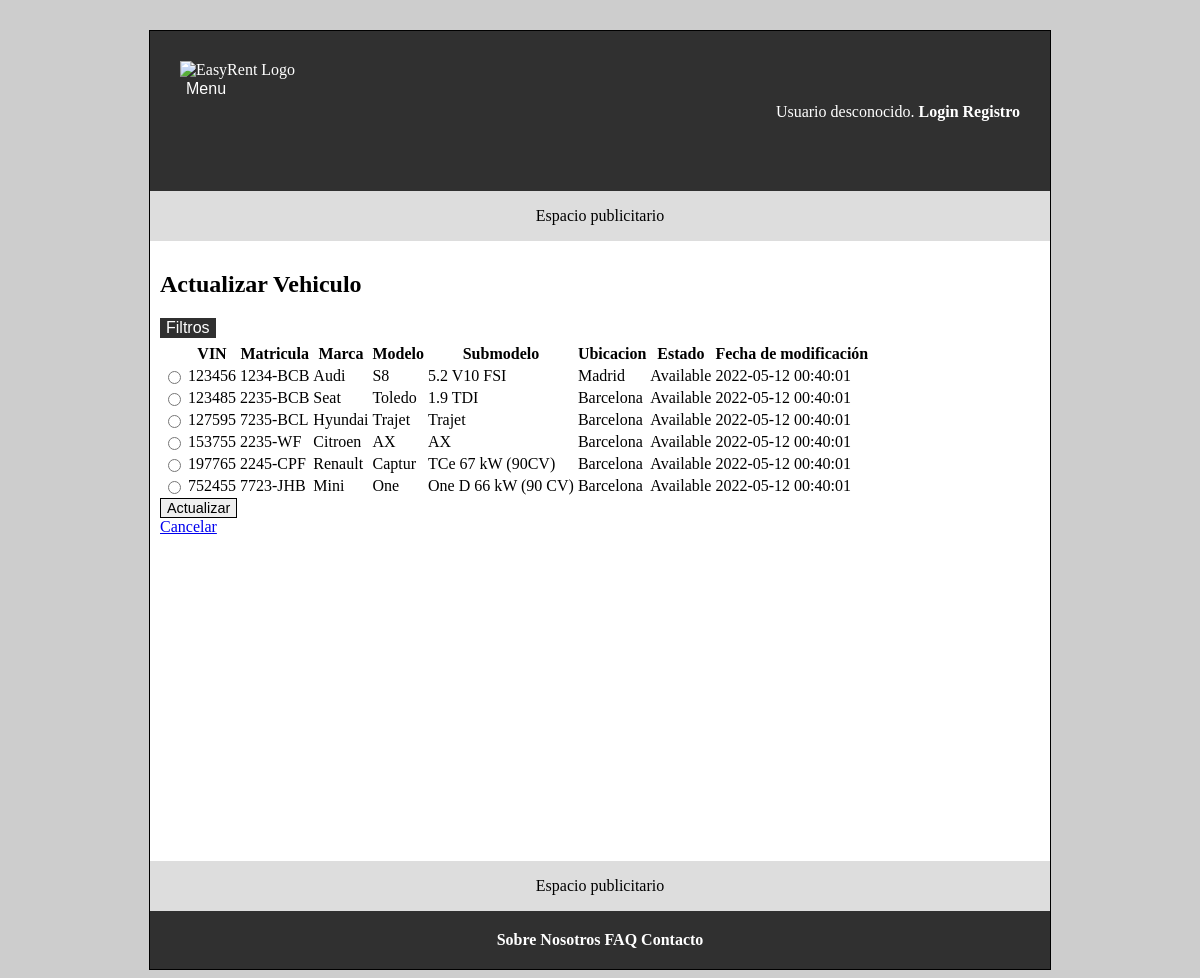
The page /actualizarVehiculo.php on the database its author committed.
### tables this page shows
create table
  Vehicle (
    vin bigint primary key,
    licensePlate varchar(10) not null,
    model bigint unsigned,
    location varchar(40),
    state enum ('Available', 'Unavailable', 'Reserved') default 'Available',
    fecha TIMESTAMP DEFAULT CURRENT_TIMESTAMP  ON UPDATE CURRENT_TIMESTAMP,
    foreign key (model) references Model(m_id) ON DELETE RESTRICT,
    check (vin regexp '^[0-9]{6}$'),
    check (licensePlate regexp '^[0-9]{4}-(?!.*(LL|CH))[BCDFGHJKLMNPRSTVWXYZ]{1,3}$')

  );

create table
  Model (
    m_id serial primary key,
    brand varchar(40),
    model varchar(40),
    submodel varchar(40) unique not null,
    gearbox enum('Manual', 'Automatic', 'Semi-automatic', 'Duplex'),
    category enum('Coupe', 'Pickup', 'Roadster', 'Sedan', 'Small-car', 'Suv', 'Van'),
    fuelType enum ('Diesel', 'Electric-hybrid', 'Electric', 'Petrol', 'Plug-in-hybrid') not null,
    seatCount tinyint not null,
    vehicleImg bigint unsigned,
    fecha TIMESTAMP DEFAULT CURRENT_TIMESTAMP  ON UPDATE CURRENT_TIMESTAMP,
    foreign key (vehicleImg) references Image(img_id),
    check (seatCount regexp '^[2-9]{1}$')
  );

### includes/service/lists/VehicleList.php (called while the page is built, shortened)
<?php
class VehicleList
{
    private $array;
    public function __construct($array = array())
    {
        $this->array = $array;
    }
    public function getArray()
    {
        return $this->array;
    }
    public function setArray($array)
    {
        $this->array = $array;
    }
}

### includes/persistance/entity/Vehicle.php (called while the page is built, shortened)
<?php
class Vehicle
{
    private $vin;
    private $licensePlate;
    private $model;
    private $location;
    private $state;
    private $timeStamp;
    public function __construct($vin, $licensePlate, $model, $location, $state = 'available', $timeStamp = null)
    {
        $this->vin = $vin;
        $this->licensePlate = $licensePlate;
        $this->model = $model;
        $this->location = $location;
        $this->state = $state;
        $this->timeStamp = $timeStamp;
    }
    public function getVin()
    {
        return $this->vin;
    }
    public function getLicensePlate()
    {
        return $this->licensePlate;
    }
    public function getModel()
    {
        return $this->model;
    }
    public function getLocation()
    {
        return $this->location;
    }
    public function getState()
    {
        return $this->state;
    }
    public function getTimeStamp()
    {
        return $this->timeStamp;
    }
}

### includes/persistance/repository/MysqlConnector.php (called while the page is built, shortened)
<?php
class MysqlConnector implements DatabaseConnection {
    private static $instance;
    private $mysqli;
    private function __construct()
    {
        $this->mysqli = null;
    }
    public static function getInstance()
    {
        if (self::$instance === null)
            self::$instance = new self;
        return self::$instance;
    }
    public function getConnection()
    {
        if ($this->mysqli == null) {
            $mysqli = new mysqli(BD_HOST, BD_USER, BD_PASS, BD_NAME, BD_PORT);
            $this->mysqli = $mysqli;
        }
        return $this->mysqli;
    }
    public function query($sql) {
        return $this->getConnection()->query($sql);
    }
    public function prepare($sql) {
        return self::getInstance()->getConnection()->prepare($sql);
    }
}

### includes/persistance/repository/MysqlVehicleRepository.php (called while the page is built, shortened)
<?php
class MysqlVehicleRepository extends AbstractMysqlRepository {
    public function findAll() : array
    {
        $vehicles = [];
        $sql = sprintf("select * from Vehicle");
        $stmt = $this->db->prepare($sql);
        $stmt->execute();
        $result = $stmt->get_result();
        while ($row = $result->fetch_assoc()) {
            $vehicle = new Vehicle($row['vin'], $row['licensePlate'], $row['model'], $row['location'], $row['state'], $row['fecha']);
            $vehicles[] = $vehicle;
        }
        return $vehicles;
    }
}

### includes/service/VehicleService.php (called while the page is built, shortened)
<?php
class VehicleService {
    private $vehicleRepository;
    private static $instance;
    private function __construct() {
        $this->vehicleRepository = $GLOBALS['db_vehicle_repository'];
    }
    public static function getInstance()
    {
        if (!self::$instance instanceof self) {
            self::$instance = new self();
        }
        return self::$instance;
    }
    public function readAllVehicles(){
        return $this->vehicleRepository->findAll();
    }
}

### includes/service/ModelService.php (called while the page is built, shortened)
<?php
class ModelService {
    private $modelRepository;
    private static $instance;
    private function __construct() {
        $this->modelRepository = $GLOBALS['db_model_repository'];
    }
    public static function getInstance()
    {
        if (!self::$instance instanceof self) {
            self::$instance = new self();
        }
        return self::$instance;
    }
    public function readModelById($m_id){
        return $this->modelRepository->findById($m_id);
    }
}

### includes/persistance/repository/AbstractMysqlRepository.php (called while the page is built, shortened)
<?php
abstract class AbstractMysqlRepository implements Repository {
    public function __construct(MysqlConnector $connector) {
        $this->db = $connector;
    }
}

### includes/persistance/repository/MysqlModelRepository.php (called while the page is built, shortened)
<?php
class MysqlModelRepository extends AbstractMysqlRepository {
    public function findById($m_id) : ?Model
    {
        $model = null;
        $sql = sprintf("select * from Model where m_id = %d", $m_id);
        $result = $this->db->query($sql);
        if ($result !== false && $result->num_rows > 0) {
            $obj = $result->fetch_object();
            $model = new Model($obj->m_id, $obj->brand, $obj->model, $obj->submodel, $obj->gearbox, $obj->category, $obj->fuelType, $obj->seatCount, $obj->vehicleImg, $obj->fecha);
        }
        return $model;
    }
}

### includes/persistance/entity/Model.php (called while the page is built, shortened)
<?php
class Model
{
    private $brand;
    private $model;
    private $submodel;
    public function __construct($m_id, $brand, $model, $submodel, $gearbox, $category, $fuelType, $seatCount, $image, $timeStamp = null)
    {
        $this->brand = $brand;
        $this->model = $model;
        $this->submodel = $submodel;
    }
    public function getBrand()
    {
        return $this->brand;
    }
    public function getModel()
    {
        return $this->model;
    }
    public function getSubmodel()
    {
        return $this->submodel;
    }
}

### includes/forms/FormularioActualizarVehiculo.php (the view, shortened to what this page needs)
<?php
class FormularioActualizarVehiculo extends Formulario {
    private $vehicleService;
    private $modelService;
    private $vehiclesList;
    public function __construct($orderByFunction) {
        $this->vehicleService = VehicleService::getInstance();
        $this->modelService = ModelService::getInstance();
        $this->vehiclesList = new VehicleList();
    }
    protected function generaCamposFormulario(&$datos) {
        $htmlErroresGlobales = self::generaListaErroresGlobales($this->errores);
        $this->vehiclesList->setArray($this->vehicleService->readAllVehicles());
        $html = <<<EOS
        $htmlErroresGlobales
            <div>
            <table>
                <tr>
                    <th></th>
                    <th>VIN</th>
                    <th>Matricula</th>
                    <th>Marca</th>
                    <th>Modelo</th>
                    <th>Submodelo</th>
                    <th>Ubicacion</th>
                    <th>Estado</th>
                    <th>Fecha de modificación</th>
                </tr>
        EOS;
        foreach($this->vehiclesList->getArray() as $vehicle) {
            $vehicleModel = $this->modelService->readModelById($vehicle->getModel());
            $html .= <<<EOS
                <tr>
                    <td><input type="radio" name="updatedVehicleVIN" value="{$vehicle->getVin()}" required></td>
                    <td>{$vehicle->getVin()}</td>
                    <td>{$vehicle->getLicensePlate()}</td>
                    <td>{$vehicleModel->getBrand()}</td>
                    <td>{$vehicleModel->getModel()}</td>
                    <td>{$vehicleModel->getSubmodel()}</td>
                    <td>{$vehicle->getLocation()}</td>
                    <td>{$vehicle->getState()}</td>
                    <td>{$vehicle->getTimeStamp()}</td>
                </tr>
            EOS;
        }
        $html .= <<<EOS
            </table>
            </div>
            <div>
                <button type="submit" name="update"> Actualizar </button>
            </div>
        EOS;
        return $html;
    }
}

### rows shown on the page
vehicle: vin "123456", licensePlate "1234-BCB", model.brand "Audi", model.model "S8", model.submodel "5.2 V10 FSI", location "Madrid", state "Available", fecha "2022-05-12 00:40:01"
vehicle: vin "123485", licensePlate "2235-BCB", model.brand "Seat", model.model "Toledo", model.submodel "1.9 TDI", location "Barcelona", state "Available", fecha "2022-05-12 00:40:01"
vehicle: vin "127595", licensePlate "7235-BCL", model.brand "Hyundai", model.model "Trajet", model.submodel "Trajet", location "Barcelona", state "Available", fecha "2022-05-12 00:40:01"
vehicle: vin "153755", licensePlate "2235-WF", model.brand "Citroen", model.model "AX", model.submodel "AX", location "Barcelona", state "Available", fecha "2022-05-12 00:40:01"
vehicle: vin "197765", licensePlate "2245-CPF", model.brand "Renault", model.model "Captur", model.submodel "TCe 67 kW (90CV)", location "Barcelona", state "Available", fecha "2022-05-12 00:40:01"
vehicle: vin "752455", licensePlate "7723-JHB", model.brand "Mini", model.model "One", model.submodel "One D 66 kW (90 CV)", location "Barcelona", state "Available", fecha "2022-05-12 00:40:01"

### other values the page prints
$banner "Espacio publicitario"
